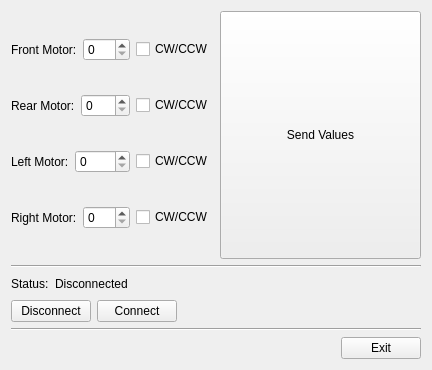
<?xml version="1.0" encoding="UTF-8"?>
<ui version="4.0">
 <class>MainWidget</class>
 <widget class="QWidget" name="MainWidget">
  <property name="geometry">
   <rect>
    <x>0</x>
    <y>0</y>
    <width>432</width>
    <height>370</height>
   </rect>
  </property>
  <property name="windowTitle">
   <string>Form</string>
  </property>
  <layout class="QVBoxLayout" name="verticalLayout_2">
   <item>
    <layout class="QHBoxLayout" name="horizontalLayout_6">
     <item>
      <layout class="QVBoxLayout" name="verticalLayout">
       <item>
        <layout class="QHBoxLayout" name="horizontalLayout_2">
         <item>
          <widget class="QLabel" name="label">
           <property name="text">
            <string>Front Motor:</string>
           </property>
          </widget>
         </item>
         <item>
          <widget class="QSpinBox" name="frontBox">
           <property name="minimum">
            <number>0</number>
           </property>
           <property name="maximum">
            <number>127</number>
           </property>
          </widget>
         </item>
         <item>
          <widget class="QCheckBox" name="frontChBx">
           <property name="text">
            <string>CW/CCW</string>
           </property>
          </widget>
         </item>
        </layout>
       </item>
       <item>
        <layout class="QHBoxLayout" name="horizontalLayout_3">
         <item>
          <widget class="QLabel" name="label_2">
           <property name="text">
            <string>Rear Motor:</string>
           </property>
          </widget>
         </item>
         <item>
          <widget class="QSpinBox" name="rearBox">
           <property name="minimum">
            <number>0</number>
           </property>
           <property name="maximum">
            <number>127</number>
           </property>
          </widget>
         </item>
         <item>
          <widget class="QCheckBox" name="rearChBx">
           <property name="text">
            <string>CW/CCW</string>
           </property>
          </widget>
         </item>
        </layout>
       </item>
       <item>
        <layout class="QHBoxLayout" name="horizontalLayout_4">
         <item>
          <widget class="QLabel" name="label_3">
           <property name="text">
            <string>Left Motor:</string>
           </property>
          </widget>
         </item>
         <item>
          <widget class="QSpinBox" name="leftBox">
           <property name="minimum">
            <number>0</number>
           </property>
           <property name="maximum">
            <number>127</number>
           </property>
          </widget>
         </item>
         <item>
          <widget class="QCheckBox" name="leftChBx">
           <property name="text">
            <string>CW/CCW</string>
           </property>
          </widget>
         </item>
        </layout>
       </item>
       <item>
        <layout class="QHBoxLayout" name="horizontalLayout_5">
         <item>
          <widget class="QLabel" name="label_4">
           <property name="text">
            <string>Right Motor:</string>
           </property>
          </widget>
         </item>
         <item>
          <widget class="QSpinBox" name="rightBox">
           <property name="minimum">
            <number>0</number>
           </property>
           <property name="maximum">
            <number>127</number>
           </property>
          </widget>
         </item>
         <item>
          <widget class="QCheckBox" name="rightChBx">
           <property name="text">
            <string>CW/CCW</string>
           </property>
          </widget>
         </item>
        </layout>
       </item>
      </layout>
     </item>
     <item>
      <widget class="QPushButton" name="sendValsBtn">
       <property name="sizePolicy">
        <sizepolicy hsizetype="Expanding" vsizetype="Expanding">
         <horstretch>0</horstretch>
         <verstretch>0</verstretch>
        </sizepolicy>
       </property>
       <property name="text">
        <string>Send Values</string>
       </property>
      </widget>
     </item>
    </layout>
   </item>
   <item>
    <widget class="Line" name="line_2">
     <property name="orientation">
      <enum>Qt::Horizontal</enum>
     </property>
    </widget>
   </item>
   <item>
    <layout class="QHBoxLayout" name="horizontalLayout_7">
     <item>
      <widget class="QLabel" name="label_5">
       <property name="text">
        <string>Status:</string>
       </property>
      </widget>
     </item>
     <item>
      <widget class="QLabel" name="statLabel">
       <property name="text">
        <string>Disconnected</string>
       </property>
      </widget>
     </item>
     <item>
      <spacer name="horizontalSpacer_2">
       <property name="orientation">
        <enum>Qt::Horizontal</enum>
       </property>
       <property name="sizeHint" stdset="0">
        <size>
         <width>40</width>
         <height>20</height>
        </size>
       </property>
      </spacer>
     </item>
    </layout>
   </item>
   <item>
    <layout class="QHBoxLayout" name="horizontalLayout_8">
     <item>
      <widget class="QPushButton" name="disconnectBtn">
       <property name="text">
        <string>Disconnect</string>
       </property>
      </widget>
     </item>
     <item>
      <widget class="QPushButton" name="connectBtn">
       <property name="text">
        <string>Connect</string>
       </property>
      </widget>
     </item>
     <item>
      <spacer name="horizontalSpacer_3">
       <property name="orientation">
        <enum>Qt::Horizontal</enum>
       </property>
       <property name="sizeHint" stdset="0">
        <size>
         <width>40</width>
         <height>20</height>
        </size>
       </property>
      </spacer>
     </item>
    </layout>
   </item>
   <item>
    <widget class="Line" name="line">
     <property name="orientation">
      <enum>Qt::Horizontal</enum>
     </property>
    </widget>
   </item>
   <item>
    <layout class="QHBoxLayout" name="horizontalLayout">
     <item>
      <spacer name="horizontalSpacer">
       <property name="orientation">
        <enum>Qt::Horizontal</enum>
       </property>
       <property name="sizeHint" stdset="0">
        <size>
         <width>40</width>
         <height>20</height>
        </size>
       </property>
      </spacer>
     </item>
     <item>
      <widget class="QPushButton" name="exitBtn">
       <property name="text">
        <string>Exit</string>
       </property>
      </widget>
     </item>
    </layout>
   </item>
  </layout>
 </widget>
 <resources/>
 <connections/>
</ui>
